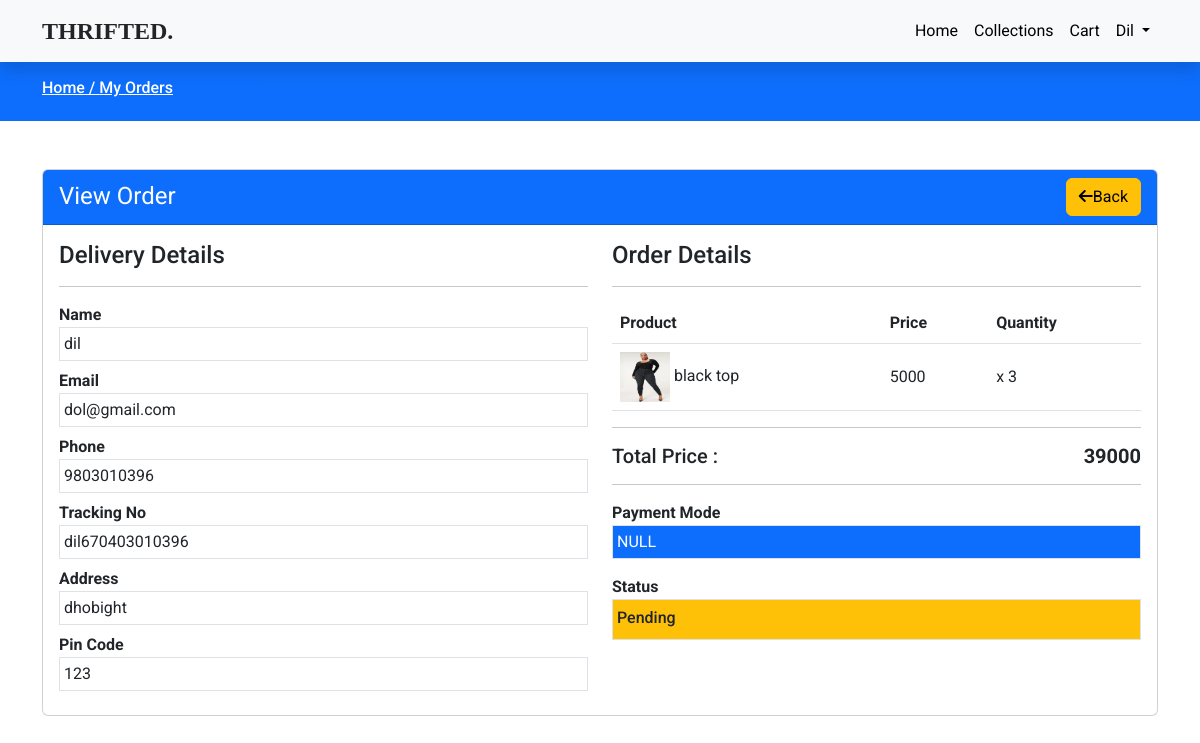
The page /view-order.php?t=dil670403010396 (signed in) on the database its author committed.
### tables this page shows
CREATE TABLE `orders` (
  `id` int(11) NOT NULL,
  `tracking_no` varchar(255) NOT NULL,
  `user_id` int(191) NOT NULL,
  `name` varchar(255) NOT NULL,
  `email` varchar(255) NOT NULL,
  `phone` varchar(255) NOT NULL,
  `address` mediumtext NOT NULL,
  `pincode` int(191) NOT NULL,
  `total_price` int(191) NOT NULL,
  `payment_mode` varchar(191) NOT NULL,
  `payment_id` varchar(191) DEFAULT NULL,
  `status` tinyint(4) NOT NULL DEFAULT 0,
  `comments` varchar(255) DEFAULT NULL,
  `created_at` timestamp NOT NULL DEFAULT current_timestamp()
);

CREATE TABLE `products` (
  `id` int(11) NOT NULL,
  `category_id` int(11) NOT NULL,
  `name` varchar(255) NOT NULL,
  `slug` varchar(255) NOT NULL,
  `small_description` mediumtext NOT NULL,
  `description` mediumtext NOT NULL,
  `original_price` int(11) NOT NULL,
  `selling_price` int(11) NOT NULL,
  `image` varchar(255) NOT NULL,
  `qty` int(11) NOT NULL,
  `status` tinyint(4) NOT NULL,
  `trending` tinyint(4) NOT NULL,
  `meta_title` varchar(255) NOT NULL,
  `meta_keywords` mediumtext NOT NULL,
  `meta_description` mediumtext NOT NULL,
  `created_at` timestamp NOT NULL DEFAULT current_timestamp()
);

CREATE TABLE `order_items` (
  `id` int(11) NOT NULL,
  `order_id` int(191) NOT NULL,
  `prod_id` int(191) NOT NULL,
  `qty` int(191) NOT NULL,
  `price` int(191) NOT NULL,
  `created_at` timestamp NOT NULL DEFAULT current_timestamp()
);

### functions/userfunctions.php (called while the page is built, shortened)
<?php
include('config/dbcon.php');
  function checkTrackingNoValid($trackingNo)
  {
    global $con;
    $userId = $_SESSION['auth_user']['user_id'];
    $query = "SELECT * FROM orders WHERE tracking_no='$trackingNo' AND user_id='$userId'";
    return $query_run = mysqli_query($con, $query);
  }
?>

### view-order.php (the view, shortened to what this page needs)
<?php
include('functions/userfunctions.php');
include('includes/header.php');
if(isset($_GET['t']))
{
    $tracking_no = $_GET['t'];
    $orderData = checkTrackingNoValid($tracking_no);
        ?>
       <?php
}
else
{
    ?>
        <h4>Something went wrong</h4>
    <?php
    die();
}
$data = mysqli_fetch_array($orderData);
?>
     <div class="py-3 bg-primary">
        <div class="container">
            <h6 class="text-white">
                <a class="text-white" href="index.php">
                Home /
                </a>
                <a class="text-white" href="my-order.php">My Orders</a>
                <a class="" href="my-order.php">View Orders</a>
             </h6>
        </div>
    </div>
    <div class="py-5">
        <div class="container">
            <div class="">
                <div class="row">
                    <div class="col-md-12">
                            <div class="card">
                                <div class="card-header bg-primary">
                                   <span class="text-white fs-4">View Order</span>
                                    <a href="my-order.php" class="btn btn-warning float-end"><i class="fa fa-arrow-left"></i>Back</a>
                                </div>
                                <div class="card-body">
                                    <div class="row">
                                        <div class="col-md-6">
                                            <h4>Delivery Details</h4>
                                            <hr>
                                            <div class="row">
                                                <div class="col-md-12 mb-2">
                                                    <label class="fw-bold">Name</label>
                                                    <div class="border p-1">
                                                        <?= $data['name']; ?>
                                                    </div>
                                                </div>
                                                <div class="col-md-12 mb-2">
                                                    <label class="fw-bold">Email</label>
                                                    <div class="border p-1">
                                                        <?= $data['email']; ?>
                                                    </div>
                                                </div>
                                                <div class="col-md-12 mb-2">
                                                    <label class="fw-bold">Phone</label>
                                                    <div class="border p-1">
                                                        <?= $data['phone']; ?>
                                                    </div>
                                                </div>
                                                <div class="col-md-12 mb-2">
                                                    <label class="fw-bold">Tracking No</label>
                                                    <div class="border p-1">
                                                        <?= $data['tracking_no']; ?>
                                                    </div>
                                                </div>
                                               <div class="col-md-12 mb-2">
                                                    <label class="fw-bold">Address </label>
                                                    <div class="border p-1">
                                                        <?= $data['address']; ?>
                                                    </div>
                                                </div>
                                                <div class="col-md-12 mb-2">
                                                    <label class="fw-bold">Pin Code </label>
                                                    <div class="border p-1">
                                                        <?= $data['pincode']; ?>
                                                    </div>
                                                </div>
                                            </div>
                                        </div>
                                        <div class="col-md-6">
                                            <h4 class="">Order Details</h4>
                                            <hr>
                                            <table class="table">
                                                <thead>
                                                    <tr>
                                                        <th>Product</th>
                                                        <th>Price</th>
                                                        <th>Quantity</th>
                                                    </tr>
                                                </thead>
                                                <tbody>
                                                        <?php
                                                        $userId = $_SESSION['auth_user']['user_id'];
                                                        $order_query = "SELECT o.id as oid,o.tracking_no,o.user_id, oi.*,oi.qty as orderqty, p.* FROM orders o, order_items oi,
                                                        products p WHERE o.user_id ='$userId' AND oi.order_id=o.id AND p.id=oi.prod_id AND o.tracking_no ='$tracking_no'";
                                                        $order_query_run = mysqli_query($con, $order_query);
                                                        if(mysqli_num_rows($order_query_run) > 0)
                                                        {
                                                        foreach($order_query_run as $item)
                                                        {
                                                        ?>
                                                            <tr>
                                                                <td class="align-middle"> <img src="uploads/<?= $item['image'];?>" alt="<?= $item['name']?>" width="50px" height="50px">
                                                                   <?= $item['name']?>
                                                                </td>
                                                                <td class="align-middle"><?= $item['price']?></td>
                                                                <td class="align-middle"> x <?= $item['orderqty']?></td>
                                                            </tr>
                                                        <?php
                                                        }
                                                        }
                                                        ?>
                                                </tbody>
                                            </table>
                                            <hr>
                                            <h5>Total Price : <span class="float-end fw-bold"><?= $data['total_price']; ?></span></h5>
                                            <hr>
                                            <label class="fw-bold">Payment Mode</label>
                                            <div class="border p-1 mb-3 bg-primary text-white">
                                                <?php if($data['payment_mode']=="COD"){ ?>
                                                    <h6 class="text-white mt-1">Cash on delivery</h6>
                                               <?php }
                                                else
                                                {
                                                    echo "NULL";
                                                } ?>
                                            </div>
                                            <label class="fw-bold"> Status</label>
                                                <?php
                                                  if( $data['status']==0 )
                                                  { ?>
                                            <div class="border p-1 mb-3 bg-warning">
                                                <h6 class="mt-1">Pending</h6>
                                            </div>
                                                 <?php }
                                                ?>
                                        </div>
                                    </div>
                                </div>
                            </div>
                    </div>
                </div>
            </div>
        </div>
    </div>
<?php include('includes/footer.php')   ?>

### assets/css/custom.css (style rules this page uses)
* { font-family: 'Roboto', sans-serif; }
a { text-decoration: none; }

### rows shown on the page
orders: name "dil", email "dol@gmail.com", phone "9803010396", tracking_no "dil670403010396", address "dhobight", pincode "123", products.image (picture), products.name "black top", order_items.price "5000", order_items.qty "3", total_price "39000"

### other values the page prints
$_SESSION['auth_user']['name'] "Dil"
